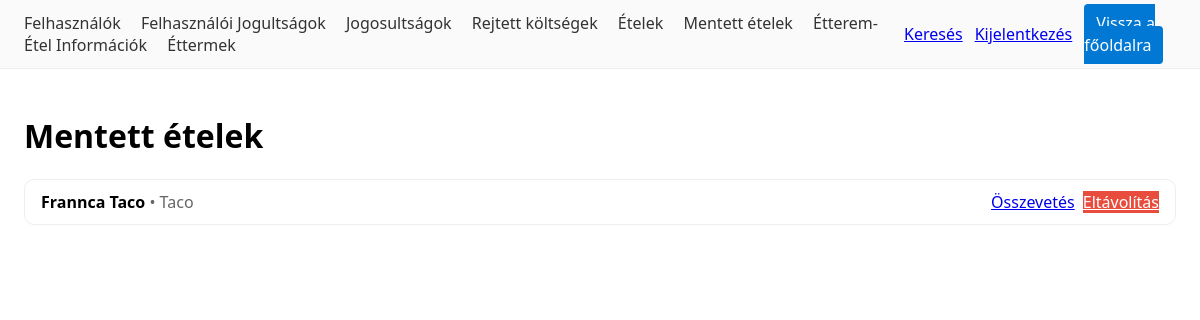
Before: /mentett-etelek/ (signed in) with the older database file.
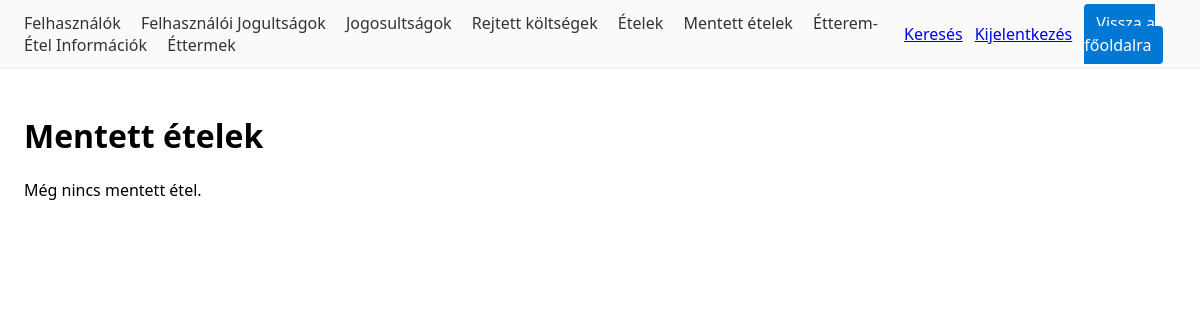
After: the same page with the newer database file.
### compare/models.py (models this page shows, shortened)
class Mentes(models.Model):
    felhasznalo = models.ForeignKey("users.Felhasznalo", on_delete=models.CASCADE, related_name="mentesek", verbose_name="Felhasználó")
    etel = models.ForeignKey("catalog.Etel", on_delete=models.CASCADE, related_name="mentesek", verbose_name="Étel")
    letrehozva = models.DateTimeField("Létrehozva", auto_now_add=True)
    class Meta:
        verbose_name="Mentés"; verbose_name_plural="Mentések"
        unique_together=("felhasznalo","etel")
        ordering=["-letrehozva"]

### catalog/models.py (models this page shows, shortened)
class Etel(models.Model):
    nev = models.CharField(max_length=150)
    leiras = models.TextField(blank=True)
    kategoria = models.CharField(max_length=50, blank=True)
    kep_url = models.URLField(blank=True)

### compare/views.py (the view)
# urls.py: path("mentett-etelek/", views.SavedFoodsView.as_view(), name="saved_foods"),
@method_decorator(login_required, name="dispatch")
class SavedFoodsView(ListView):
    template_name = "compare/saved_foods.html"
    context_object_name = "saved"
    def get_queryset(self):
        qs = Mentes.objects.select_related("etel")
        if self.request.user.is_staff:
            return qs.order_by("-letrehozva")
        return qs.filter(felhasznalo=self.request.user).order_by("-letrehozva")

### templates/compare/saved_foods.html
{% extends "_base.html" %}
{% block content %}
<h1>Mentett ételek</h1>
{% if saved %}
  <ul style="list-style:none; padding:0; display:flex; flex-direction:column; gap:.6rem;">
    {% for m in saved %}
      <li style="border:1px solid #eee; border-radius:10px; padding:.7rem 1rem; display:flex; justify-content:space-between; align-items:center;">
        <div>
          <b>{{ m.etel.nev }}</b>
          {% if m.etel.kategoria %}<span style="color:#666;"> • {{ m.etel.kategoria }}</span>{% endif %}
        </div>
        <div style="display:flex; gap:.5rem;">
          <a class="btn" href="{% url 'compare:offers_for_etel' m.etel.id %}">Összevetés</a>
          <a class="btn" style="background:#e74c3c; color:#fff;" href="{% url 'compare:toggle_save' m.etel.id %}">Eltávolítás</a>
        </div>
      </li>
    {% endfor %}
  </ul>
{% else %}
  <p>Még nincs mentett étel.</p>
{% endif %}
{% endblock %}

Changed rows visible on the page:
removed Mentes: etel.nev "Frannca Taco", etel.kategoria "Taco"
Other visible differences:
text now shown: "Még nincs mentett étel."
